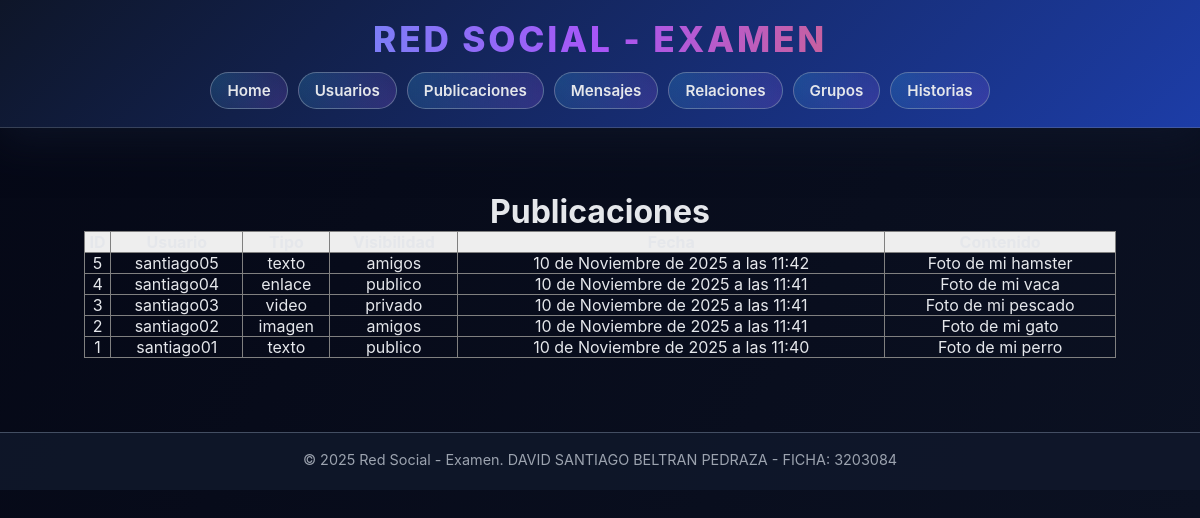
The page /dashboard/publicaciones/ (signed in) on the database its author committed.
### publicaciones/models.py (models this page shows, shortened)
class Publicacion(models.Model):
    TIPO_PUBLICACION = [
        ('texto', 'Texto'),
        ('imagen', 'Imagen'),
        ('video', 'Video'),
        ('enlace', 'Enlace'),
    ]
    VISIBILIDAD = [
        ('publico', 'Público'),
        ('amigos', 'Solo Amigos'),
        ('privado', 'Privado'),
    ]
    usuario = models.ForeignKey(Usuario, on_delete=models.CASCADE)
    contenido = models.TextField()
    tipo = models.CharField(max_length=20, choices=TIPO_PUBLICACION, default='texto')
    visibilidad = models.CharField(max_length=20, choices=VISIBILIDAD, default='publico')
    fecha_creacion = models.DateTimeField(auto_now_add=True)
    fecha_actualizacion = models.DateTimeField(auto_now=True)
    ubicacion = models.CharField(max_length=100, blank=True)
    archivo_adjunto = models.FileField(upload_to='publicaciones/', blank=True)
    activo = models.BooleanField(default=True)

### dashboard/views.py (the view)
# urls.py: path('publicaciones/', views.publicaciones_table, name='publicaciones_table'),
@superuser_required
def publicaciones_table(request):
    posts = Publicacion.objects.select_related('usuario__user').order_by('-fecha_creacion')[:200]
    data = []
    for p in posts:
        data.append({
            'id': p.id,
            'usuario': getattr(p.usuario.user, 'username', str(getattr(p.usuario, 'id', '—'))),
            'tipo': p.tipo,
            'visibilidad': p.visibilidad,
            'fecha': p.fecha_creacion,
            'contenido': (p.contenido[:250] + '...') if p.contenido and len(p.contenido) > 250 else (p.contenido or ''),
        })
    return render(request, 'dashboard/publicaciones_table.html', {'posts': data})

### dashboard/views.py (called while the page is built)
def superuser_required(view_func):
    return user_passes_test(lambda u: u.is_active and u.is_superuser, login_url='/accounts/login/')(view_func)

### templates/dashboard/publicaciones_table.html
{% extends "base.html" %}
{% block content %}
<h1>Publicaciones</h1>
<table border="1" cellpadding="6" cellspacing="0" style="border-collapse:collapse; width:100%;">
  <thead style="background:#eee;">
    <tr>
      <th>ID</th><th>Usuario</th><th>Tipo</th><th>Visibilidad</th><th>Fecha</th><th>Contenido</th>
    </tr>
  </thead>
  <tbody>
    {% for p in posts %}
    <tr>
      <td>{{ p.id }}</td>
      <td>{{ p.usuario }}</td>
      <td>{{ p.tipo }}</td>
      <td>{{ p.visibilidad }}</td>
      <td>{{ p.fecha }}</td>
      <td>{{ p.contenido }}</td>
    </tr>
    {% endfor %}
  </tbody>
</table>
{% endblock %}

### static/css/styles.css (style rules this page uses)
* { box-sizing: border-box; margin: 0; padding: 0; }
body { font-family: 'Inter', system-ui, -apple-system, BlinkMacSystemFont, 'Segoe UI', sans-serif; background: linear-gradient(120deg, #050816, #0f172a, #1e293b); background-size: 300% 300%; animation: bg-shift 15s ease infinite; color: #e5e7eb; text-align: center; min-height: 100vh; }

### rows shown on the page
Publicacion: tipo "texto", visibilidad "amigos", fecha "10 de Noviembre de 2025 a las 11:42", contenido "Foto de mi hamster"
Publicacion: tipo "enlace", visibilidad "publico", fecha "10 de Noviembre de 2025 a las 11:41", contenido "Foto de mi vaca"
Publicacion: tipo "video", visibilidad "privado", fecha "10 de Noviembre de 2025 a las 11:41", contenido "Foto de mi pescado"
Publicacion: tipo "imagen", visibilidad "amigos", fecha "10 de Noviembre de 2025 a las 11:41", contenido "Foto de mi gato"
Publicacion: tipo "texto", visibilidad "publico", fecha "10 de Noviembre de 2025 a las 11:40", contenido "Foto de mi perro"

### other values the page prints
{{ p.id }} "5" "4" "3" "2" "1"
{{ p.usuario }} "santiago05" "santiago04" "santiago03" "santiago02" "santiago01"
